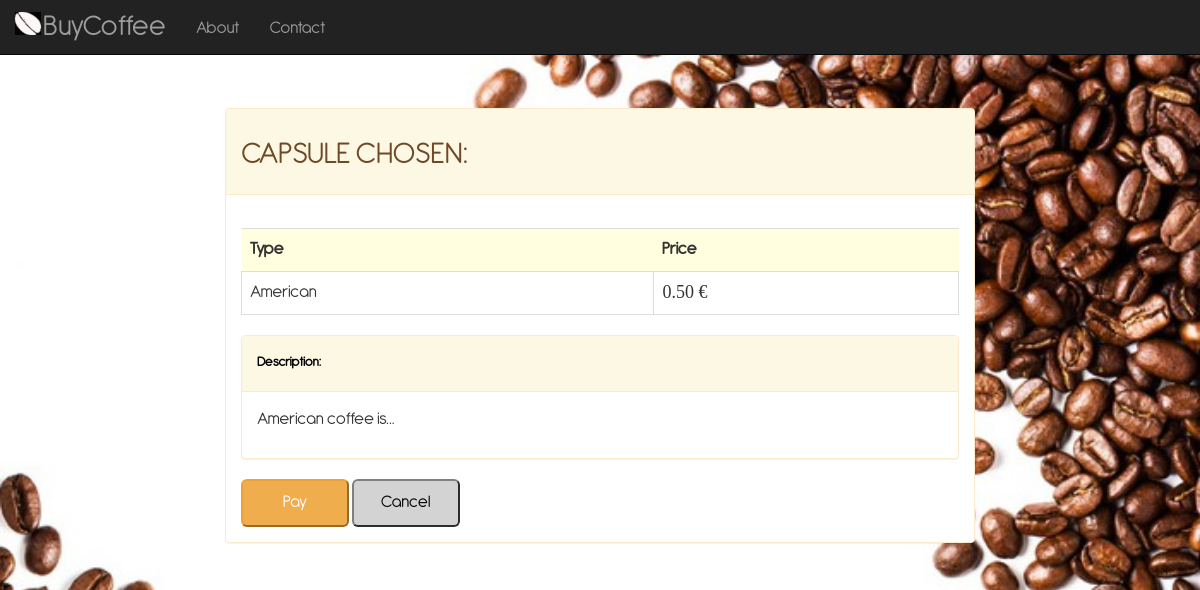
The page /coffee/American/payment/ on the database its author committed.
### coffee/models.py (models this page shows, shortened)
class CoffeeCapsule(models.Model):
    AMERICAN = 'American'
    ARABIC = 'Arabic'
    COFFEE_CHOICES = (
        (AMERICAN, 'American'),
        (ARABIC, 'Arabic'),
    )
    coffeeType = models.CharField('Type', choices=COFFEE_CHOICES, max_length=25)
    additionDate = models.DateTimeField('addition date', default=timezone.now)
    expirationDate = models.DateTimeField('expiration date')
    coffeeDescription = models.TextField('Description', max_length=200, help_text="Insert a brief product description")
    coffeePrice = models.DecimalField('Price', max_digits=4, decimal_places=2, default=0.50)
    coffeeQuantity = models.PositiveSmallIntegerField('Quantity', default=1, editable=True)
    def __str__(self):
        return str(self.coffeeType)

### coffee/views.py (the view)
# urls.py: path('<str:coffeeType>/payment/', views.payment, name='payment'),
def payment(request, coffeeType):
    capsules = CoffeeCapsule.objects.filter(coffeeType=coffeeType).order_by('additionDate')
    return render(request, 'coffee/payment.html', {'capsule': capsules[0]})

### coffee/templates/coffee/payment.html (shortened to what this page needs)
<!DOCTYPE html>
<html lang="en">
<head>
    {% load static %}
    <link href="{% static '/coffee/css/bootstrap.min.css' %}" rel="stylesheet" type="text/css">
    <link href="{% static '/coffee/css/custom.css' %}" rel="stylesheet">
</head>
<body>
<nav class="navbar navbar-inverse navbar-fixed-top" role="navigation">
        <div class="container">
            <div class="navbar-header">
                <a class="navbar-brand" href="{% url 'index' %}">
                    BuyCoffee
                </a>
            </div>
            <div class="collapse navbar-collapse" id="bs-example-navbar-collapse-1">
                <ul class="nav navbar-nav">
                    <li>
                        <a href="{% url 'about' %}">About</a>
                    </li>
                    <li>
                        <a href="{% url 'contact' %}">Contact</a>
                    </li>
                </ul>
            </div>
        </div>
    </nav>
<form action="{% url 'loginPage' capsule.coffeeType %}" method="post">
    <div class="container-fluid">
        <div class="panel panel-warning">
            <div class="panel-heading">
                <h1>CAPSULE CHOSEN: </h1>
            </div>
            <div id="panel-index-body" class="panel-body">
                <div class="table-responsive">
                    <table class="table">
                        <tr class="table-warning">
                            <td class="table-warning"><b>Type</b></td>
                            <td class="table-warning"><b>Price</b></td>
                        </tr>
                        <tr>
                            <td class="table-bordered">{{ capsule }}</td>
                            <td id="paymentPriceId" class="table-bordered">{{ capsule.coffeePrice }} €</td>
                        </tr>
                    </table>
                </div>
                <div class="panel panel-warning">
                    <div class="panel-heading"><h5><b><font color="black">Description: </font></b></h5></div>
                    <div class="panel-body"><p>{{ capsule.coffeeDescription }}</p></div>
                </div>
                <input type="submit" class="btn-warning btn-lg" name="coffeeType" value="Pay">
                <a class="nounderline" href="{% url 'index' %}">
                    <button type="button" class="btn-secondary btn-lg">
                            Cancel
                    </button>
                </a>
            </div>
        </div>
    </div>
</form>
</body>
</html>

### coffee/static/coffee/css/custom.css (style rules this page uses)
h1 { text-align: left; font-family: Antipasto, Times, Serif; font-size: 32px; color: #6F4827; }
.nounderline { text-decoration-color: white; text-decoration: none !important; text-line-through-color: white; color: #6F4827; }
@media only screen and (min-width: 800px) { .container-fluid { max-width: 65%; margin-left: auto; margin-right: auto; padding-top: 6em; } }
@media only screen and (min-width: 800px) { .navbar-brand { font-size: 170%; padding: 18px 15px 0 28px; background-image: url(../image/download.png); background-repeat: no-repeat; background-size: 26px 23px; background-position: 0 12px; margin-left: 25%; } }
@media only screen and (min-width: 800px) { body { text-align: left; background-size: cover; background-repeat: no-repeat; font-family: Antipasto, Times, Serif; font-size: large; background-image: url("../image/sfondo1.jpg"); } }
.table-responsive { padding-top: 1em; }
.table { border-color: transparent; text-line-through-color: transparent; }
.table-warning { background-color: lightyellow; border-color: transparent; }
.btn-warning { min-width: 6em; }
.btn-secondary { background-color: lightgray; color: black; border-color: grey; min-width: 6em; }
.table-bordered { background-color: white; }
.panel-body { background-color: transparent; }
#paymentPriceId { font-family: Times; }
.navbar-nav { padding-top: 4px; }

### rows shown on the page
CoffeeCapsule: coffeeType "American", coffeePrice "0.50", coffeeDescription "American coffee is..."
